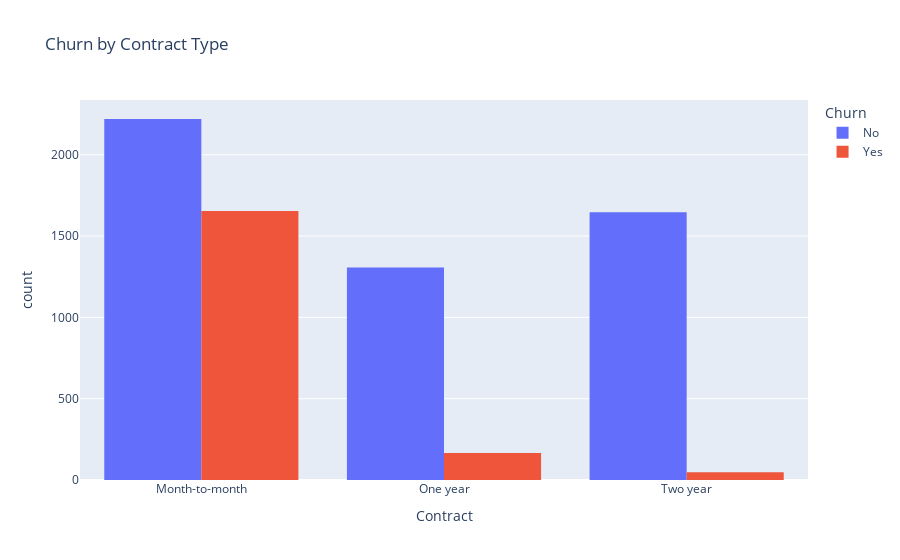
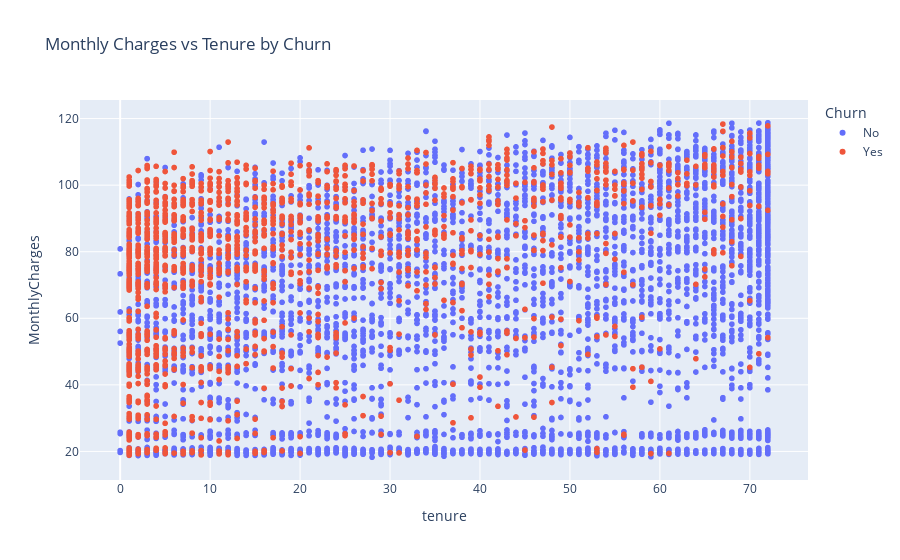

Notebook code for these charts, in order:
### Code cell
import plotly.express as px

# Churn distribution
fig = px.histogram(df, x='Contract', color='Churn', barmode='group',
                   title="Churn by Contract Type")
fig.show()

# Scatter MonthlyCharges vs Tenure
fig = px.scatter(df, x='tenure', y='MonthlyCharges', color='Churn',
                 title="Monthly Charges vs Tenure by Churn")
fig.show()

### Figure 1 — Plotly figure (JSON) as saved in the notebook; plotly's stock layout.template omitted (floating-point values rounded to 4 significant figures; data arrays with more than 128 entries replaced by an {"elided": "..."} marker saying what was removed)
{"data": [{"alignmentgroup": "True", "bingroup": "x", "hovertemplate": "Churn=No<br>Contract=%{x}<br>count=%{y}<extra></extra>", "legendgroup": "No", "marker": {"color": "#636efa", "pattern": {"shape": ""}}, "name": "No", "offsetgroup": "No", "orientation": "v", "showlegend": true, "type": "histogram", "x": {"elided": "5174 str values"}, "xaxis": "x", "yaxis": "y"}, {"alignmentgroup": "True", "bingroup": "x", "hovertemplate": "Churn=Yes<br>Contract=%{x}<br>count=%{y}<extra></extra>", "legendgroup": "Yes", "marker": {"color": "#EF553B", "pattern": {"shape": ""}}, "name": "Yes", "offsetgroup": "Yes", "orientation": "v", "showlegend": true, "type": "histogram", "x": {"elided": "1869 str values"}, "xaxis": "x", "yaxis": "y"}], "layout": {"barmode": "group", "legend": {"title": {"text": "Churn"}, "tracegroupgap": 0}, "title": {"text": "Churn by Contract Type"}, "xaxis": {"anchor": "y", "domain": [0, 1], "title": {"text": "Contract"}}, "yaxis": {"anchor": "x", "domain": [0, 1], "title": {"text": "count"}}}}

### Figure 2 — Plotly figure (JSON) as saved in the notebook; plotly's stock layout.template omitted (floating-point values rounded to 4 significant figures; data arrays with more than 128 entries replaced by an {"elided": "..."} marker saying what was removed)
{"data": [{"hovertemplate": "Churn=No<br>tenure=%{x}<br>MonthlyCharges=%{y}<extra></extra>", "legendgroup": "No", "marker": {"color": "#636efa", "symbol": "circle"}, "mode": "markers", "name": "No", "showlegend": true, "type": "scattergl", "x": {"elided": "5174 int values"}, "xaxis": "x", "y": {"elided": "5174 float values"}, "yaxis": "y"}, {"hovertemplate": "Churn=Yes<br>tenure=%{x}<br>MonthlyCharges=%{y}<extra></extra>", "legendgroup": "Yes", "marker": {"color": "#EF553B", "symbol": "circle"}, "mode": "markers", "name": "Yes", "showlegend": true, "type": "scattergl", "x": {"elided": "1869 int values"}, "xaxis": "x", "y": {"elided": "1869 float values"}, "yaxis": "y"}], "layout": {"legend": {"title": {"text": "Churn"}, "tracegroupgap": 0}, "title": {"text": "Monthly Charges vs Tenure by Churn"}, "xaxis": {"anchor": "y", "domain": [0, 1], "title": {"text": "tenure"}}, "yaxis": {"anchor": "x", "domain": [0, 1], "title": {"text": "MonthlyCharges"}}}}
